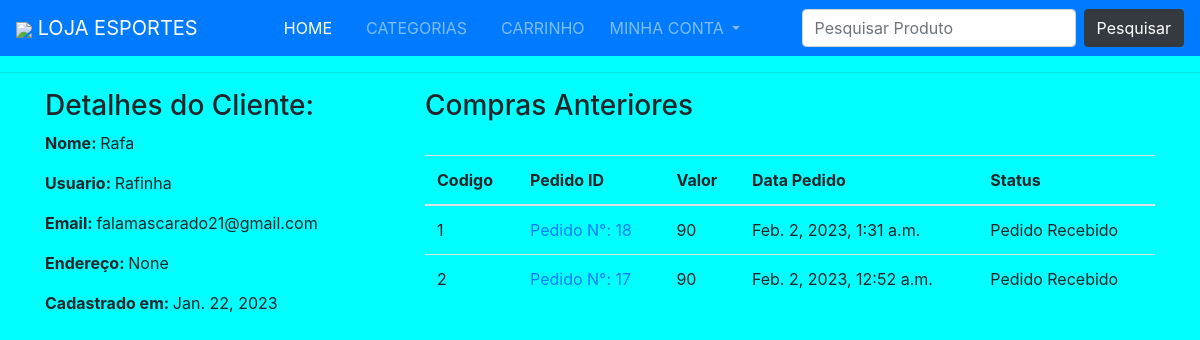
Before: /perfil/ (signed in) with the older database file.
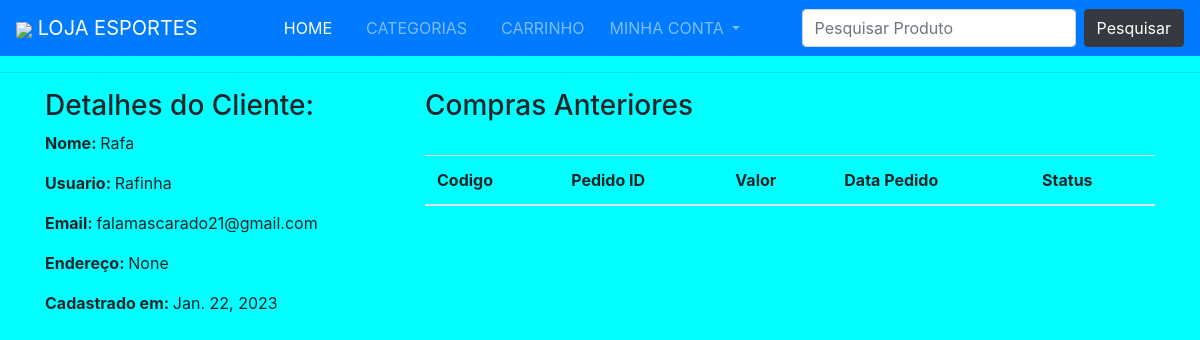
After: the same page with the newer database file.
### lojaapp/models.py (models this page shows, shortened)
class Pedido_order(models.Model):
    carro = models.OneToOneField(Carro,on_delete=models.CASCADE)
    ordernando_por = models.CharField(max_length=200)
    endereco_envio = models.CharField(max_length=200)
    telefone = models.CharField(max_length=10)
    email = models.EmailField(null=True,blank=True)
    endereco_envio = models.CharField(max_length=200)
    subtotal = models.PositiveIntegerField()
    desconto = models.PositiveIntegerField()
    total = models.PositiveIntegerField()
    pedido_status = models.CharField(max_length=50,choices=PEDIDO_STATUS)
    criado_em = models.DateTimeField(auto_now_add=True)
    pagamento_method = models.CharField(max_length=20, choices=METHOD, default="Dinheiro na Entrega")
    pagamento_completo = models.BooleanField(default=False,null=True,blank=True)

### lojaapp/views.py (the view)
# urls.py: path("perfil/", ClientePerfilView.as_view(), name="clienteperfil"),
class ClientePerfilView(TemplateView):
    template_name = "clienteperfil.html"
    def dispatch(self,request, *args,**kwargs):
        if request.user.is_authenticated and Cliente.objects.filter(user=request.user).exists():
            pass
        else:
            return redirect("/entrar/?next=/perfil/")
        return super().dispatch(request, *args, **kwargs)
    def get_context_data(self, **kwargs):
        context = super().get_context_data(**kwargs)
        cliente = self.request.user.cliente
        context['cliente'] = cliente
        Pedidos = Pedido_order.objects.filter(carro__cliente=cliente).order_by("-id")
        context['pedidos'] = Pedidos
        return context

### templates/clienteperfil.html (shortened to what this page needs)
{% extends 'base.html' %}
{% block content %}
<div class="container">
    <div class="row">
        <div class="col-md-4">
           <h3>Detalhes do Cliente: </h3>
           <p><span class="font-weight-bold">Nome: </span>{{cliente.nome_completo}}</p>
           <p><span class="font-weight-bold">Usuario: </span>{{cliente.user.username}}</p>
           <p><span class="font-weight-bold">Email: </span>{{cliente.user.email}}</p>
           <p><span class="font-weight-bold">Endereço: </span>{{cliente.endereco}}</p>
           <p><span class="font-weight-bold">Cadastrado em: </span>{{cliente.data_on}}</p>
        </div>
        <div class="col-md-8">
            <h3>Compras Anteriores</h3>
            <br>
            <table class="table">
                <thead>
                    <tr>
                        <th>Codigo</th>
                        <th>Pedido ID</th>
                        <th>Valor</th>
                        <th>Data Pedido</th>
                        <th>Status</th>
                    </tr>
                </thead>
                <tbody>
                    {% for pedidos in pedidos %}
                    <tr>
                        <td>{{forloop.counter}}</td>
                        <td><a href="{% url 'lojaapp:clientepedidodetalhe' pedidos.pk%}"> Pedido N°: {{pedidos.id}}</td></a>
                        <td>{{pedidos.total}}</td>
                        <td>{{pedidos.criado_em}}</td>
                        <td>{{pedidos.pedido_status}}</td>
                    </tr>
                    {% endfor %}
                </tbody>
            </table>
         </div>
    </div>
</div>
{% endblock %}

Changed rows visible on the page:
removed Pedido_order: id "18", total "90", criado_em "Feb. 2, 2023, 1:31 a.m.", pedido_status "Pedido Recebido"
removed Pedido_order: id "17", total "90", criado_em "Feb. 2, 2023, 12:52 a.m.", pedido_status "Pedido Recebido"
